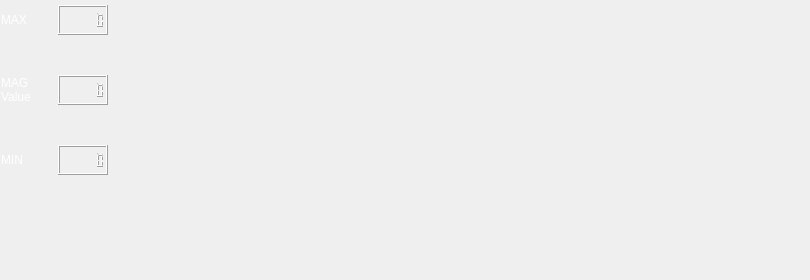
       <widget class="QWidget" name="tab_ProfileMag">
        <attribute name="title">
         <string>Profile Mag</string>
        </attribute>
        <widget class="QWidget" name="verticalLayoutWidget_4">
         <property name="geometry">
          <rect>
           <x>0</x>
           <y>0</y>
           <width>111</width>
           <height>41</height>
          </rect>
         </property>
         <layout class="QHBoxLayout" name="verticalLayout_MaxMag">
          <item>
           <widget class="QLabel" name="label_MaxMag">
            <property name="maximumSize">
             <size>
              <width>50</width>
              <height>30</height>
             </size>
            </property>
            <property name="styleSheet">
             <string notr="true">font: 700 12pt &quot;Segoe UI&quot;;
color: rgb(255, 255, 255);</string>
            </property>
            <property name="text">
             <string>MAX</string>
            </property>
           </widget>
          </item>
          <item>
           <widget class="QLCDNumber" name="lcdNumber_MaxMag">
            <property name="maximumSize">
             <size>
              <width>50</width>
              <height>30</height>
             </size>
            </property>
            <property name="styleSheet">
             <string notr="true">font: 700 12pt &quot;Segoe UI&quot;;
color: rgb(255, 255, 255);</string>
            </property>
            <property name="digitCount">
             <number>6</number>
            </property>
           </widget>
          </item>
         </layout>
        </widget>
        <widget class="QWidget" name="verticalLayoutWidget_7">
         <property name="geometry">
          <rect>
           <x>0</x>
           <y>70</y>
           <width>111</width>
           <height>41</height>
          </rect>
         </property>
         <layout class="QHBoxLayout" name="verticalLayout_CurrentMag">
          <item>
           <widget class="QLabel" name="label_CurrentMag">
            <property name="maximumSize">
             <size>
              <width>50</width>
              <height>30</height>
             </size>
            </property>
            <property name="styleSheet">
             <string notr="true">font: 700 10pt &quot;Segoe UI&quot;;
color: rgb(255, 255, 255);</string>
            </property>
            <property name="text">
             <string>MAG
Value</string>
            </property>
           </widget>
          </item>
          <item>
           <widget class="QLCDNumber" name="lcdNumber_CurrentMag">
            <property name="maximumSize">
             <size>
              <width>50</width>
              <height>30</height>
             </size>
            </property>
            <property name="styleSheet">
             <string notr="true">font: 700 12pt &quot;Segoe UI&quot;;
color: rgb(255, 255, 255);</string>
            </property>
            <property name="digitCount">
             <number>6</number>
            </property>
           </widget>
          </item>
         </layout>
        </widget>
        <widget class="QWidget" name="verticalLayoutWidget_6">
         <property name="geometry">
          <rect>
           <x>0</x>
           <y>140</y>
           <width>111</width>
           <height>41</height>
          </rect>
         </property>
         <layout class="QHBoxLayout" name="verticalLayout_MinMag">
          <item>
           <widget class="QLabel" name="label_MinMag">
            <property name="maximumSize">
             <size>
              <width>50</width>
              <height>30</height>
             </size>
            </property>
            <property name="styleSheet">
             <string notr="true">font: 700 12pt &quot;Segoe UI&quot;;
color: rgb(255, 255, 255);</string>
            </property>
            <property name="text">
             <string>MIN</string>
            </property>
           </widget>
          </item>
          <item>
           <widget class="QLCDNumber" name="lcdNumber_MinMag">
            <property name="maximumSize">
             <size>
              <width>50</width>
              <height>30</height>
             </size>
            </property>
            <property name="styleSheet">
             <string notr="true">font: 700 12pt &quot;Segoe UI&quot;;
color: rgb(255, 255, 255);</string>
            </property>
            <property name="digitCount">
             <number>6</number>
            </property>
           </widget>
          </item>
         </layout>
        </widget>
        <widget class="QWidget" name="horizontalLayoutWidget_12">
         <property name="geometry">
          <rect>
           <x>120</x>
           <y>0</y>
           <width>681</width>
           <height>271</height>
          </rect>
         </property>
         <layout class="QHBoxLayout" name="horizontalLayout_ProfileMag"/>
        </widget>
       </widget>
